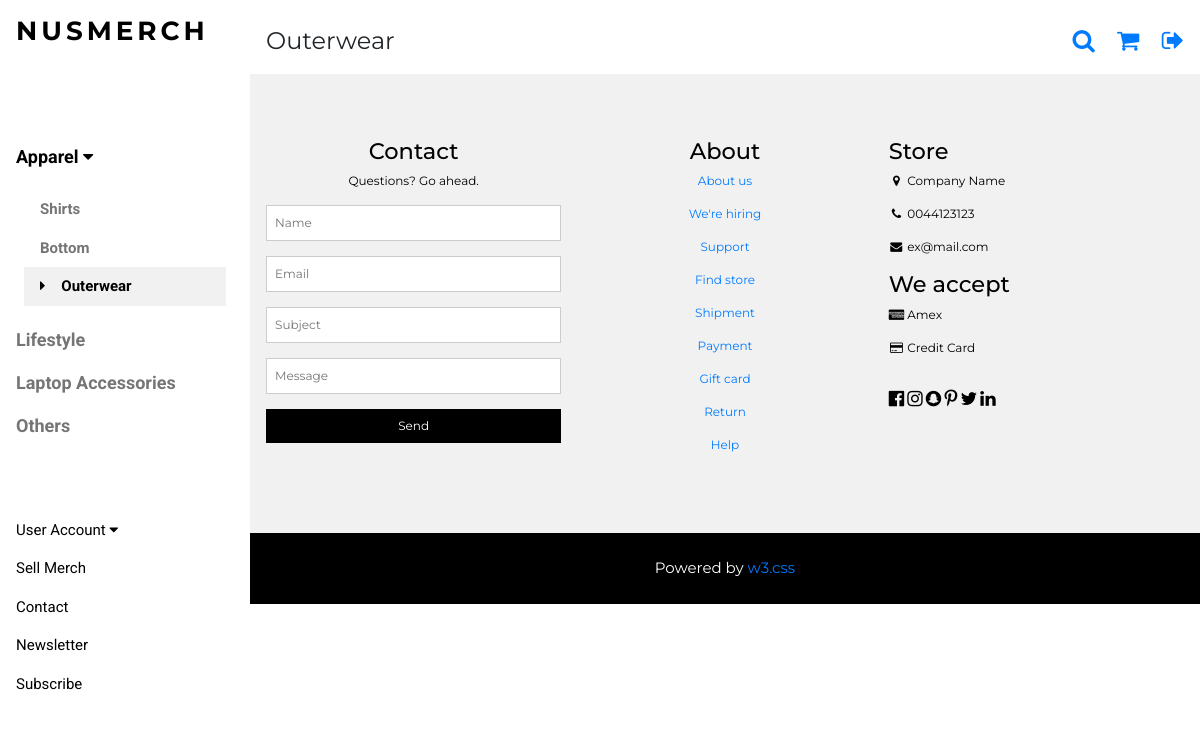
The app's page /outerwear/, older data.
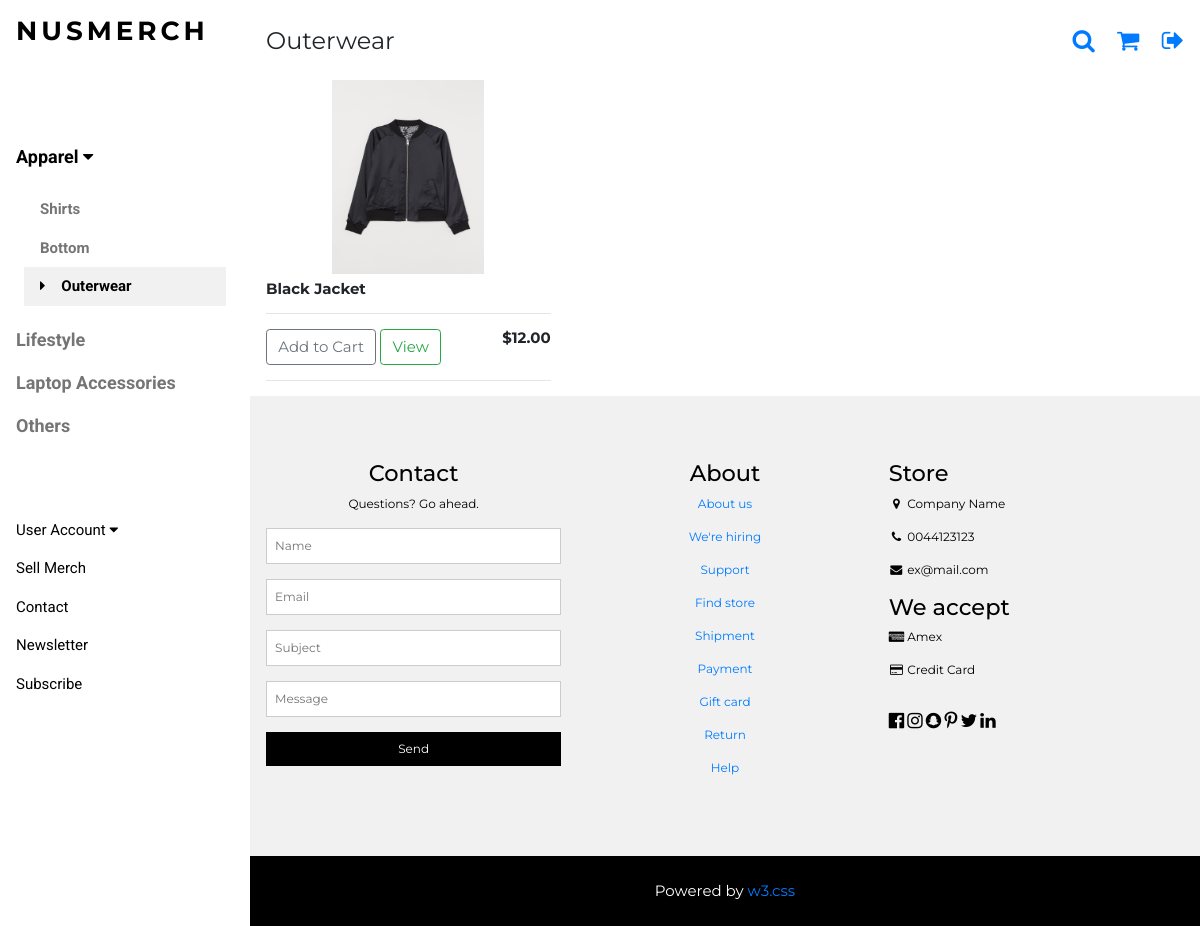
The same page, newer data.
### nusmerch/models.py (models this page shows, shortened)
class Product(models.Model):
	cat = [
    ('Shirt', 'Shirt'),
    ('Outerwear', 'Outerwear'),
   	('Bottom', 'Bottom'),
   	('Laptop Accessories', 'Laptop Accessories'),
	('Lifestyle', 'Lifestyle'),
   	('Others', 'Others'),
   	]
	name = models.CharField(max_length=200,null=True)
	price = models.DecimalField(decimal_places=2,max_digits=5)
	organisation = models.CharField(max_length=200,null=True)
	category = models.CharField(max_length=200,null=True,choices=cat)
	form = models.URLField(max_length=200)
	image = models.ImageField(null=True, blank=True)

### nusmerch/views.py (the view)
# urls.py: url(r'^outerwear/$',views.outerwear,name='outerwear'),
def outerwear(request):
    products = Product.objects.filter(category = "Outerwear")
    context = {'products':products}
    return render(request, "nusmerch/outerwear.html", context)

### nusmerch/templates/nusmerch/outerwear.html (shortened to what this page needs)
{% extends "nusmerch/merch.html" %}
{% load static %}
{% block head %}
  <p class="w3-left">Outerwear</p>
{% endblock %}
{% block menu %}
<nav class="w3-sidebar w3-bar-block w3-white w3-collapse w3-top" style="z-index:3;width:250px" id="mySidebar">
  <div class="w3-container w3-display-container w3-padding-16">
    <h3 class="w3-wide"><b>NUSMERCH</b></h3>
  </div>
  <div class="w3-padding-64 w3-large w3-text-grey" style="font-weight:bold">
      <a onclick="myAccFunc()" href="javascript:void(0)" class="w3-button w3-block w3-white w3-left-align" id="myBtn">
      Apparel  <i class="fa fa-caret-down"></i>
    </a>
    <div id="demoAcc" class="w3-bar-block w3-hide w3-padding-large w3-medium">
      <a href="/shirt/" class="w3-bar-item w3-button ">Shirts</a>
      <a href="/bottom/" class="w3-bar-item w3-button">Bottom</a>
      <a href="/outerwear/" class="w3-bar-item w3-button w3-light-grey"><i class="fa fa-caret-right w3-margin-right"></i>Outerwear</a>
    </div>
    <a href="/lifestyle/" class="w3-bar-item w3-button">Lifestyle</a>
    <a href="/laptop/" class="w3-bar-item w3-button">Laptop Accessories</a>
    <a href="/others/" class="w3-bar-item w3-button">Others</a>
  </div>
    <a onclick="myAccFunc2()" href="javascript:void(0)" class="w3-button w3-block w3-white w3-left-align" id="myBtn">
      User Account  <i class="fa fa-caret-down"></i>
    </a>
    <a href="#footer" class="w3-bar-item w3-button w3-padding">Sell Merch</a>
    <a href="#footer" class="w3-bar-item w3-button w3-padding">Contact</a>
  <a href="javascript:void(0)" class="w3-bar-item w3-button w3-padding" onclick="document.getElementById('newsletter').style.display='block'">Newsletter</a>
  <a href="#footer"  class="w3-bar-item w3-button w3-padding">Subscribe</a>
</nav>
{% endblock %}
{% block product %}
  <div class="w3-row">
    {% for product in products %}
    <div class="w3-col l4 s4">
      <img class="item center thumbnail" src="{{ product.image.url }}">
      <div class="w3-container">
        <h6><strong>{{product.name}}</strong></h6>
        <hr>
        <button data-product={{product.id}} data-action="add" class="btn btn-outline-secondary add-btn update-cart" href="javascript:void(0)" onclick="document.getElementById('cart').style.display='block'">Add to Cart</button>
        <a class="btn btn-outline-success" href="#">View</a>
        <h6 style="display: inline-block; float: right"><strong>${{product.price|floatformat:2}}</strong></h6>
        <hr>
      </div>
    </div>
    {% endfor %}
  </div>
{% endblock %}

Row changes from the older to the newer data that the page shows:
added Product: image (picture), name "Black Jacket", price "12.00"
